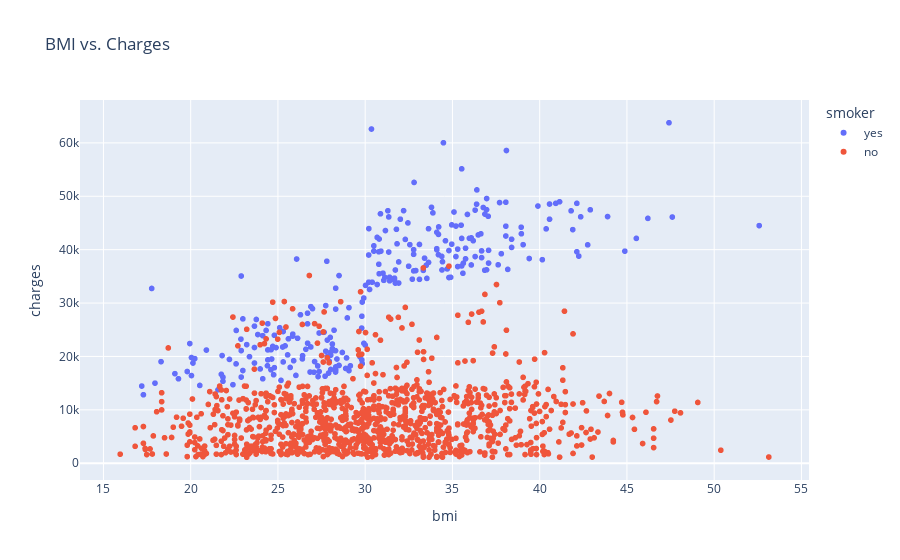

Notebook source saved alongside this figure:
### Code cell
px.scatter(df, x='bmi', y='charges', color='smoker', title='BMI vs. Charges')

### Figure 1 — Plotly figure (JSON) as saved in the notebook; plotly's stock layout.template omitted (floating-point values rounded to 4 significant figures; data arrays with more than 128 entries replaced by an {"elided": "..."} marker saying what was removed)
{"data": [{"hovertemplate": "smoker=yes<br>bmi=%{x}<br>charges=%{y}<extra></extra>", "legendgroup": "yes", "marker": {"color": "#636efa", "symbol": "circle"}, "mode": "markers", "name": "yes", "showlegend": true, "type": "scattergl", "x": {"elided": "274 float values"}, "xaxis": "x", "y": {"elided": "274 float values"}, "yaxis": "y"}, {"hovertemplate": "smoker=no<br>bmi=%{x}<br>charges=%{y}<extra></extra>", "legendgroup": "no", "marker": {"color": "#EF553B", "symbol": "circle"}, "mode": "markers", "name": "no", "showlegend": true, "type": "scattergl", "x": {"elided": "1064 float values"}, "xaxis": "x", "y": {"elided": "1064 float values"}, "yaxis": "y"}], "layout": {"legend": {"title": {"text": "smoker"}, "tracegroupgap": 0}, "title": {"text": "BMI vs. Charges"}, "xaxis": {"anchor": "y", "domain": [0, 1], "title": {"text": "bmi"}}, "yaxis": {"anchor": "x", "domain": [0, 1], "title": {"text": "charges"}}}}
